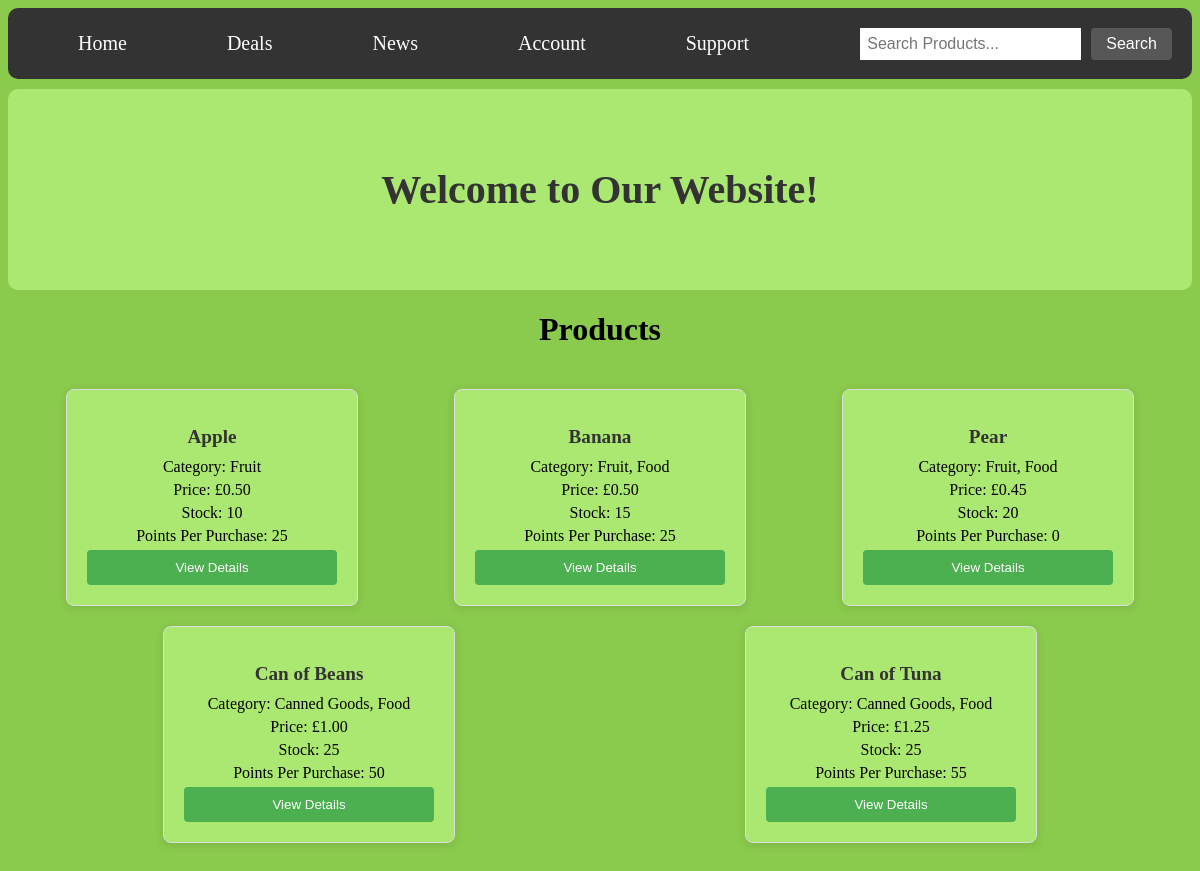
Before: / with the older database file.
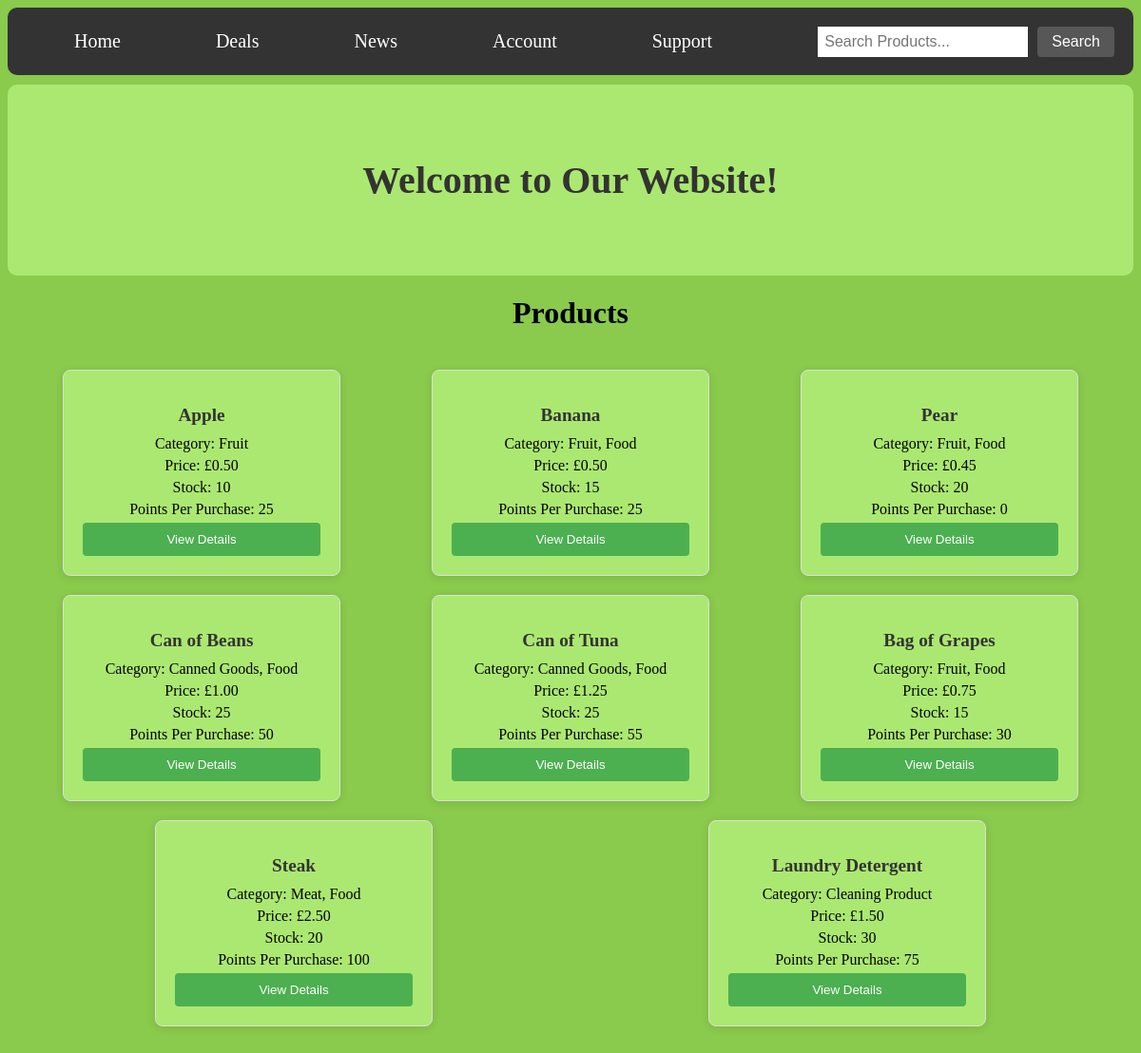
After: the same page with the newer database file.
### products/models.py (models this page shows, shortened)
class Products(models.Model):
    objects = product
    product_id=models.CharField(max_length=64)
    product_name=models.CharField(max_length=64)
    product_price=models.DecimalField(max_digits=10, decimal_places=2, default=0.00)
    product_stock=models.PositiveIntegerField(default=0)
    product_category=models.CharField(max_length=64, default="")
    product_points=models.PositiveIntegerField(default=0)
    product_description=models.CharField(max_length=200, default="")

### products/views.py (the view)
# urls.py: path('', views.home, name='home'),
def home(request):
    products = Products.objects.all()
    return render(request, 'home.html', {'products': products})

### products/templates/home.html (shortened to what this page needs)
<!DOCTYPE html>
<html lang="en">
{% load static %}
<head>
    <link rel="stylesheet" href="{% static 'css/styles.css' %}">
</head>
<body>
<nav>
        <ul>
            <li><a class="active" href="{% url 'home' %}">Home</a></li>
            <li><a class="active" href="{% url 'deals' %}">Deals</a></li>
            <li><a class="active" href="{% url 'news' %}">News</a></li>
            <li><a class="active" href="{% url 'account' %}">Account</a></li>
            <li><a class="active" href="{% url 'support' %}">Support</a></li>
        </ul>
          <form method="get" action="{% url 'product_search' %}">
            <input class="form-control me-2" type="search" placeholder="Search Products..." name="q" value="{{ query }}">
            <button class="btn btn-outline-success" type="submit">Search</button>
          </form>
</nav>
<div class="banner">
        <h1>Welcome to Our Website!</h1>
    </div>
<h1>Products</h1>
<div class="product-list">
        {% for product in products %}
            <div class="product-box">
                <h2>{{ product.product_name }}</h2>
                <p>Category: {{ product.product_category }}</p>
                <p>Price: £{{ product.product_price }}</p>
                <p>Stock: {{ product.product_stock }}</p>
                <p>Points Per Purchase: {{product.product_points}}</p>
                <button onclick="window.location='{% url 'product_detail' product.product_name %}'" class="btn btn-primary">
    View Details
</button>
            </div>
        {% empty %}
            <p>No products available at the moment.</p>
        {% endfor %}
    </div>
</body>
</html>

### products/static/css/styles.css (style rules this page uses)
h1 { text-align: center; }
body { background-color: #8aca4c }
nav { background-color: #333; overflow: hidden; display: flex; justify-content: space-between; align-items: center; padding: 10px 20px; border-radius: 10px; }
nav ul { list-style-type: none; margin: 0; padding: 0; display: flex; }
nav ul li a { display: block; padding: 14px 50px; text-align: center; text-decoration: none; color: white; font-size: 20px; background-color: #333; transition: background-color 0.3s ease; }
nav form { display: flex; align-items: center; }
nav form input { padding: 7px; border: none; font-size: 16px; margin-right: 10px; }
nav form button { background-color: #575757; color: white; padding: 7px 15px; border: none; font-size: 16px; cursor: pointer; }
.banner { background-color: #abe871; !important; text-align: center; padding: 50px 20px; margin-top: 10px; border-radius: 10px; }
.banner h1 { font-size: 2.5rem; color: #333; }
h2 { text-align: center; }
button { width: 100%; padding: 10px; background-color: #4CAF50; color: white; border: none; border-radius: 4px; cursor: pointer; }
.product-list { display: flex; flex-wrap: wrap; justify-content: space-around; gap: 20px; padding: 20px; }
.product-box { border: 1px solid #ddd; padding: 20px; width: 250px; box-shadow: 0 2px 10px rgba(0, 0, 0, 0.1); text-align: center; border-radius: 8px; transition: transform 0.3s ease; background-color: #abe871; }
.product-box h2 { font-size: 1.2em; color: #333; margin-bottom: 10px; }
.product-box p { margin: 5px 0; }

Changed rows visible on the page:
added Products: product_name "Bag of Grapes", product_category "Fruit, Food", product_price "0.75", product_stock "15", product_points "30"
added Products: product_name "Steak", product_category "Meat, Food", product_price "2.50", product_stock "20", product_points "100"
added Products: product_name "Laundry Detergent", product_category "Cleaning Product", product_price "1.50", product_stock "30", product_points "75"
